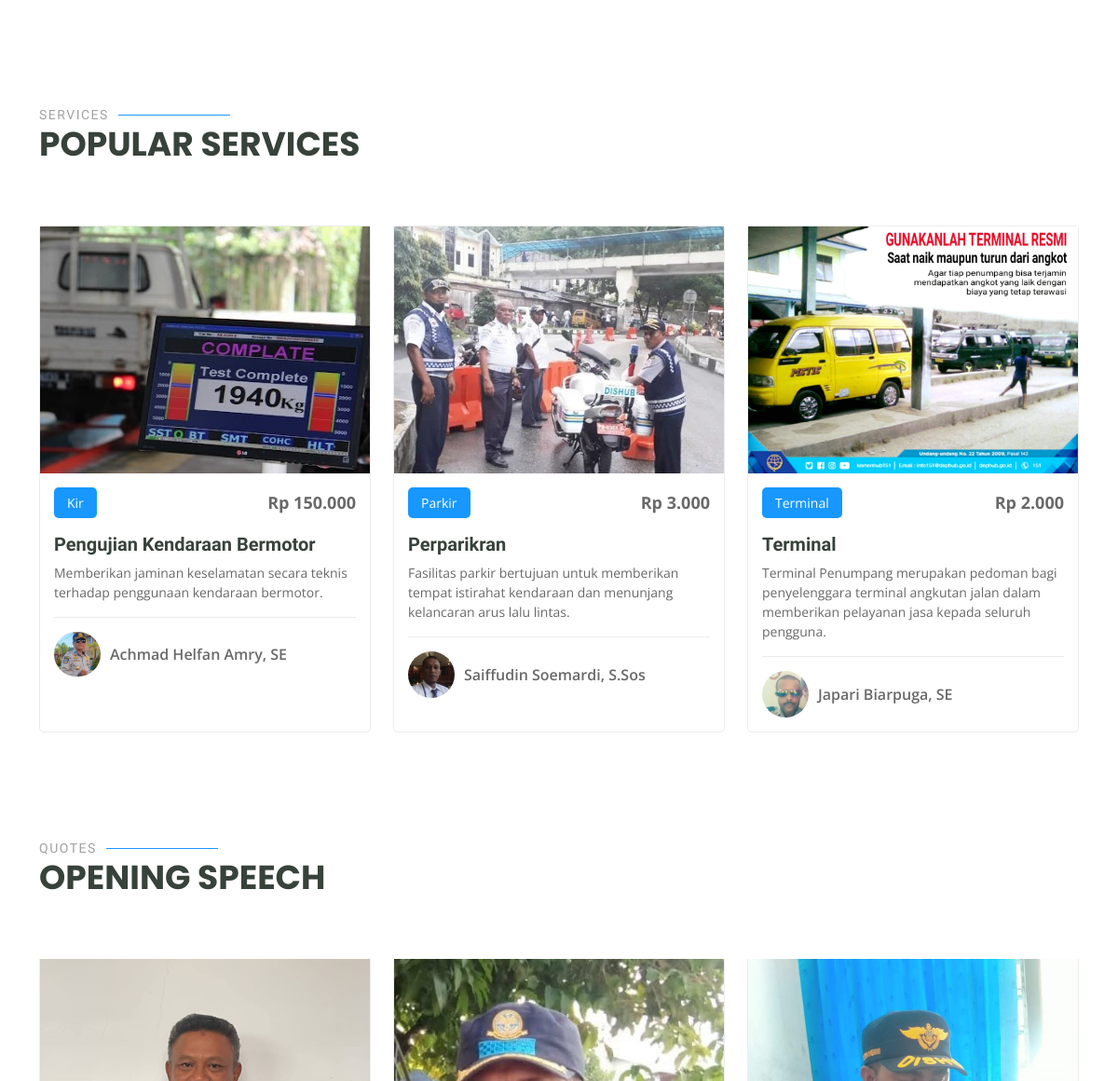
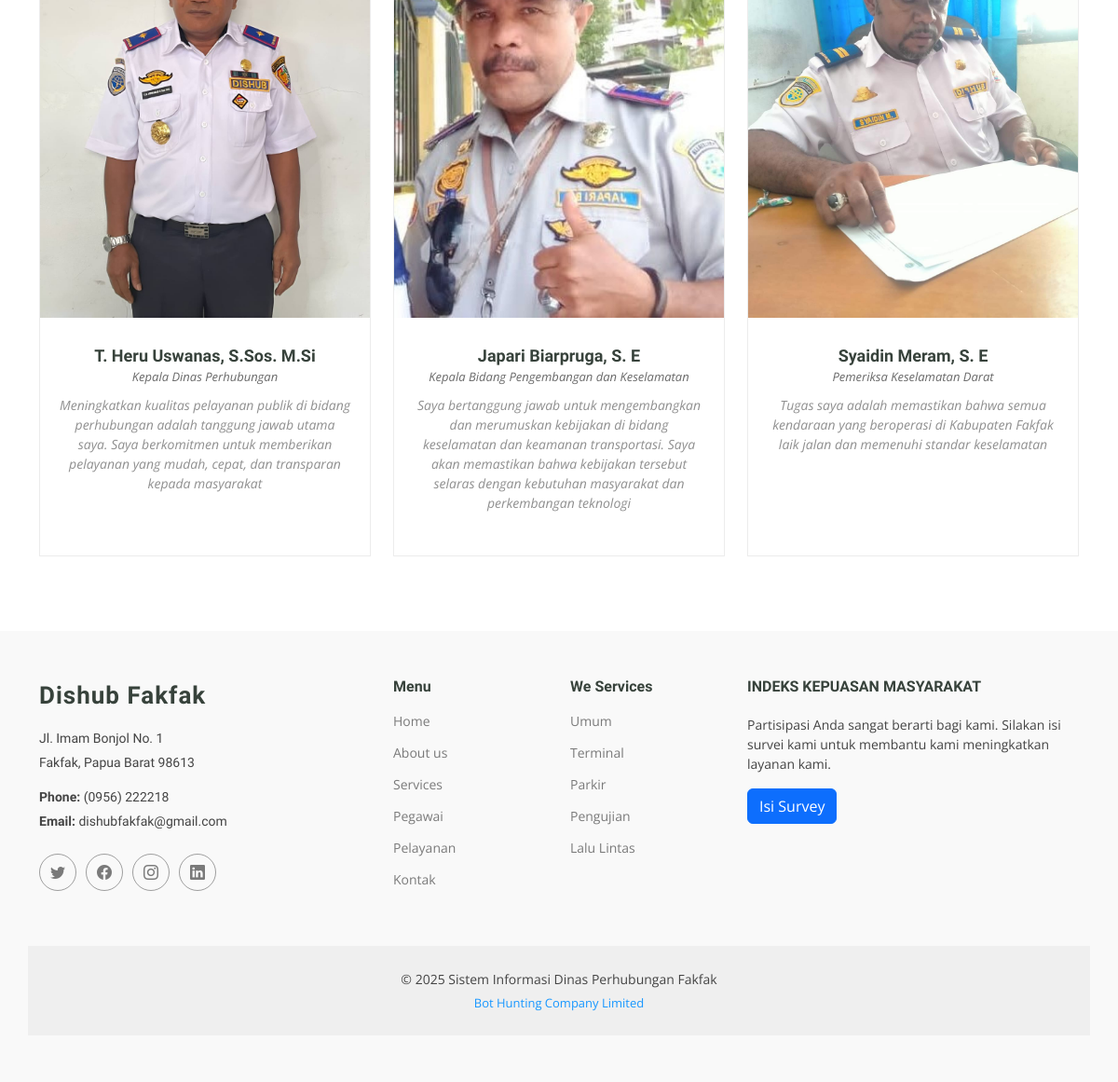
Before: / (lower part) with the older database file (2 pictures, top to bottom).
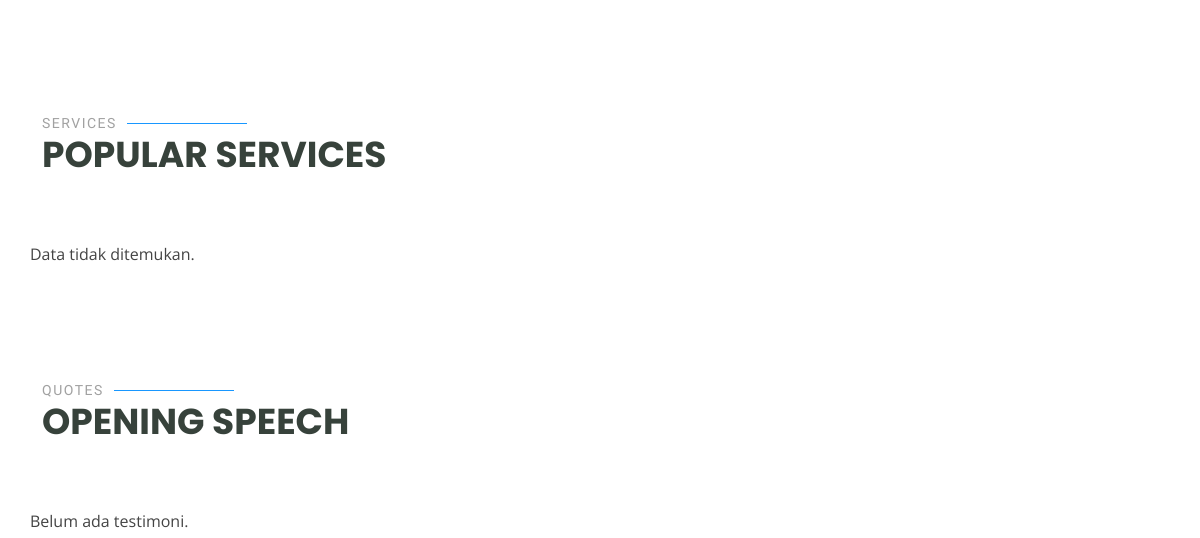
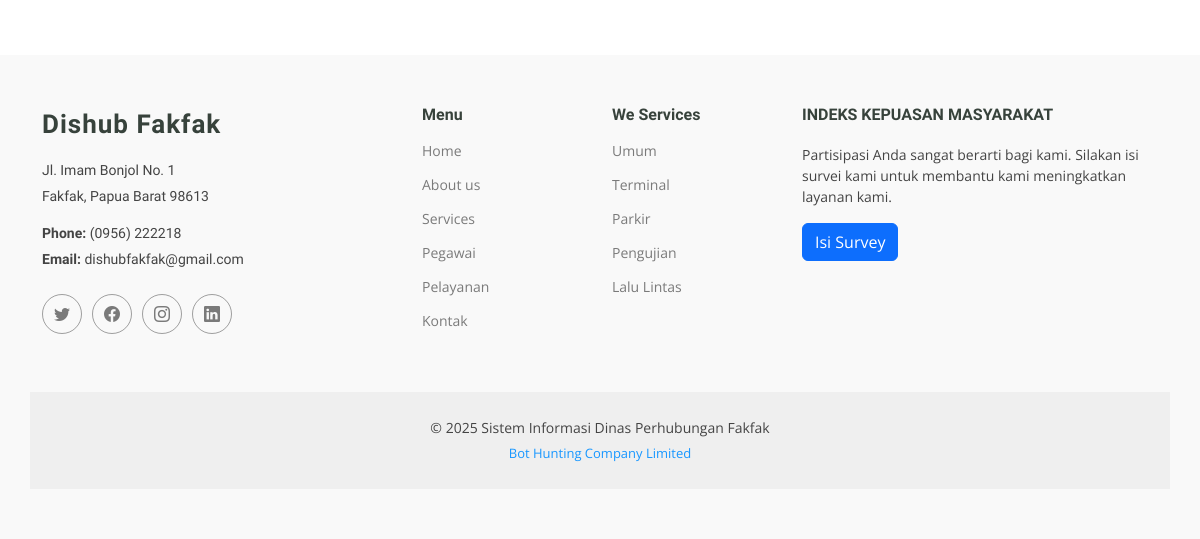
After: the same page with the newer database file (2 pictures, top to bottom).
### tables this page shows
CREATE TABLE `testimoni_pelayanan` (
  `id` int NOT NULL,
  `sebutan` varchar(255) NOT NULL,
  `harga` int NOT NULL,
  `nama` varchar(255) NOT NULL,
  `keterangan` text NOT NULL,
  `pejabat` varchar(255) NOT NULL,
  `foto` varchar(255) DEFAULT NULL,
  `gambar` blob NOT NULL
);

CREATE TABLE `testimoni_home` (
  `id` int NOT NULL,
  `nama` varchar(255) NOT NULL,
  `jabatan` varchar(255) NOT NULL,
  `keterangan` text NOT NULL,
  `foto` varchar(255) DEFAULT NULL
);

### index.php (the view, shortened to what this page needs)
<?php
include_once 'config.php';
$query = "SELECT COUNT(*) AS total_pegawai FROM pegawai";
$result = mysqli_query($koneksi, $query);
?>
<?php include("header.php"); ?>
<main class="main">
    <section id="why-us" class="section why-us">
    </section>
    <section id="courses" class="courses section">
        <div class="container section-title" data-aos="fade-up">
            <h2>Services</h2>
            <p class="">Popular Services</p>
        </div>
        <div class="container">
            <div class="row">
                <?php
                include_once 'config.php';
                $sql = "SELECT * FROM testimoni_pelayanan";
                $result = $koneksi->query($sql);
                if ($result->num_rows > 0) {
                    while ($row = $result->fetch_assoc()) {
                ?>
                        <div class="col-lg-4 col-md-6 d-flex align-items-stretch" data-aos="zoom-in" data-aos-delay="100">
                            <div class="course-item">
                                <img src="assets/img/pelayanan/<?php echo $row['gambar']; ?>" class="img-fluid" alt="">
                                <div class="course-content">
                                    <div class="d-flex justify-content-between align-items-center mb-3">
                                        <p class="category"><?php echo $row['sebutan']; ?></p>
                                        <p class="price">Rp <?php echo number_format($row['harga'], 0, ',', '.'); ?></p>
                                    </div>
                                    <h3><a href="#"><?php echo $row['nama']; ?></a></h3>
                                    <p class="description"><?php echo $row['keterangan']; ?></p>
                                    <div class="trainer d-flex justify-content-between align-items-center">
                                        <div class="trainer-profile d-flex align-items-center">
                                            <img src="assets/img/trainers/<?php echo $row['foto']; ?>" class="img-fluid" alt="">
                                            <a href="#" target="_blank" class="trainer-link"><?php echo $row['pejabat']; ?></a>
                                        </div>
                                    </div>
                                </div>
                            </div>
                        </div>
                <?php
                    }
                } else {
                    echo "Data tidak ditemukan.";
                }
                ?>
            </div>
        </div>
    </section>
    <section id="trainers-index" class="section trainers-index">
        <div class="container section-title" data-aos="fade-up">
            <h2>Quotes</h2>
            <p class="">Opening Speech</p>
        </div>
        <div class="container">
            <div class="row">
                <?php
                include_once 'config.php';
                $sql = "SELECT * FROM testimoni_home";
                $result = $koneksi->query($sql);
                if ($result->num_rows > 0) {
                    while ($row = $result->fetch_assoc()) {
                ?>
                        <div class="col-lg-4 col-md-6 d-flex" data-aos="fade-up" data-aos-delay="100">
                            <div class="member">
                                <img src="assets/img/testihome/<?php echo $row['foto']; ?>" class="img-fluid" alt="">
                                <div class="member-content">
                                    <h4><?php echo $row['nama']; ?></h4>
                                    <span><?php echo $row['jabatan']; ?></span>
                                    <p><?php echo $row['keterangan']; ?></p>
                                </div>
                            </div>
                        </div>
                <?php
                    }
                } else {
                    echo "Belum ada testimoni.";
                }
                ?>
            </div>
        </div>
    </section>
</main>
<?php include("footer.php"); ?>

Changed rows visible on the page:
removed testimoni_pelayanan: gambar (picture), sebutan "Kir", harga "150.000", nama "Pengujian Kendaraan Bermotor", keterangan "Memberikan jaminan keselamatan secara teknis terhadap penggunaan kendaraan bermotor.", foto (picture), pejabat "Achmad Helfan Amry, SE"
removed testimoni_pelayanan: gambar (picture), sebutan "Parkir", harga "3.000", nama "Perparikran", keterangan "Fasilitas parkir bertujuan untuk memberikan tempat istirahat kendaraan dan menunjang kelancaran arus lalu lintas.", foto (picture), pejabat "Saiffudin Soemardi, S.Sos"
removed testimoni_pelayanan: gambar (picture), sebutan "Terminal", harga "2.000", nama "Terminal", keterangan "Terminal Penumpang merupakan pedoman bagi penyelenggara terminal angkutan jalan dalam memberikan pelayanan jasa kepada seluruh pengguna.", foto (picture), pejabat "Japari Biarpuga, SE"
removed testimoni_home: foto (picture), nama "T. Heru Uswanas, S.Sos. M.Si", jabatan "Kepala Dinas Perhubungan", keterangan "Meningkatkan kualitas pelayanan publik di bidang perhubungan adalah tanggung jawab utama saya. Saya berkomitmen untuk memberikan pelayanan yang mudah, cepat, dan transparan kepada masyarakat"
removed testimoni_home: foto (picture), nama "Japari Biarpruga, S. E", jabatan "Kepala Bidang Pengembangan dan Keselamatan", keterangan "Saya bertanggung jawab untuk mengembangkan dan merumuskan kebijakan di bidang keselamatan dan keamanan transportasi. Saya akan memastikan bahwa kebijakan tersebut selaras dengan kebutuhan masyarakat dan perkembangan teknologi"
removed testimoni_home: foto (picture), nama "Syaidin Meram, S. E", jabatan "Pemeriksa Keselamatan Darat", keterangan "Tugas saya adalah memastikan bahwa semua kendaraan yang beroperasi di Kabupaten Fakfak laik jalan dan memenuhi standar keselamatan"
Other visible differences:
text now shown: "Data tidak ditemukan. Belum ada testimoni."
